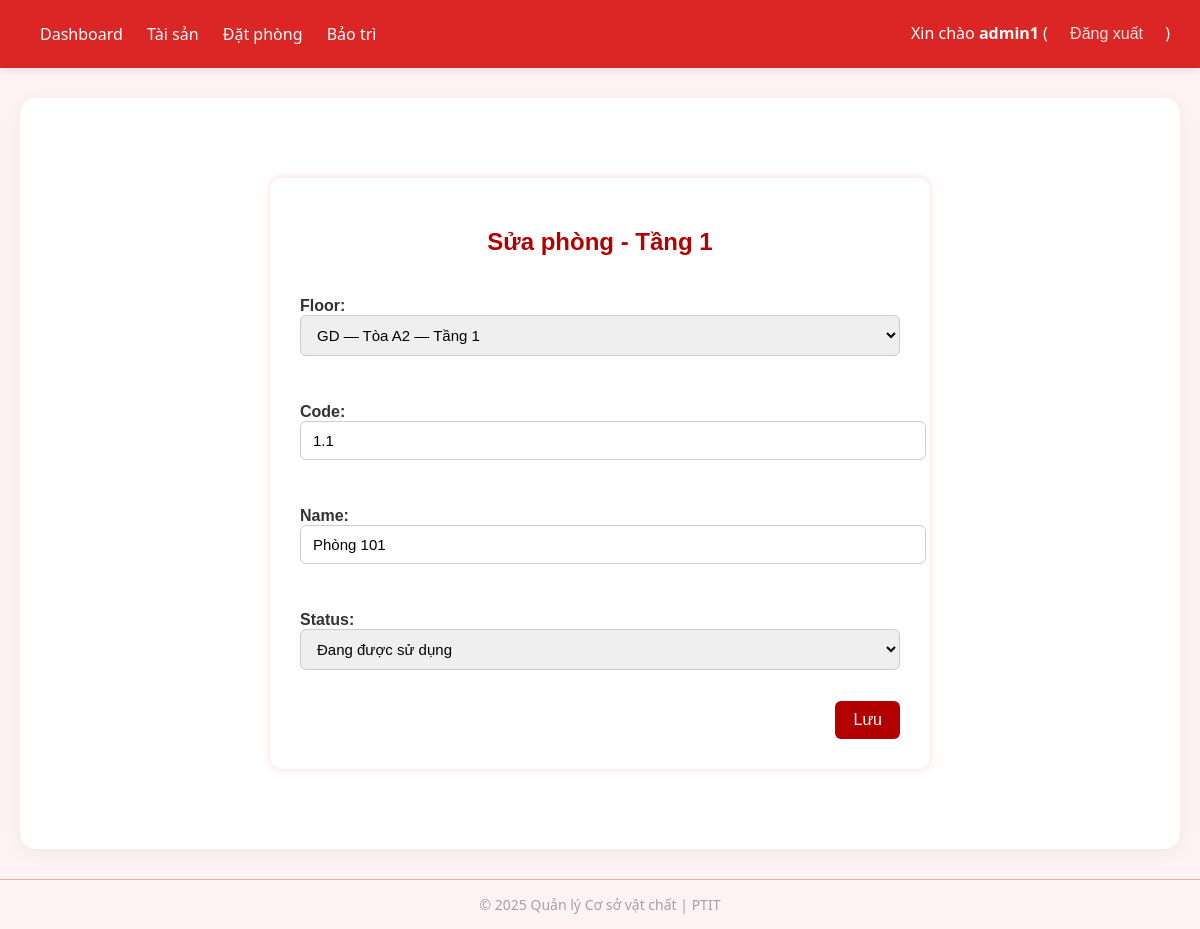
/rooms/9/edit/ (signed in), run on an earlier commit of the app's database.
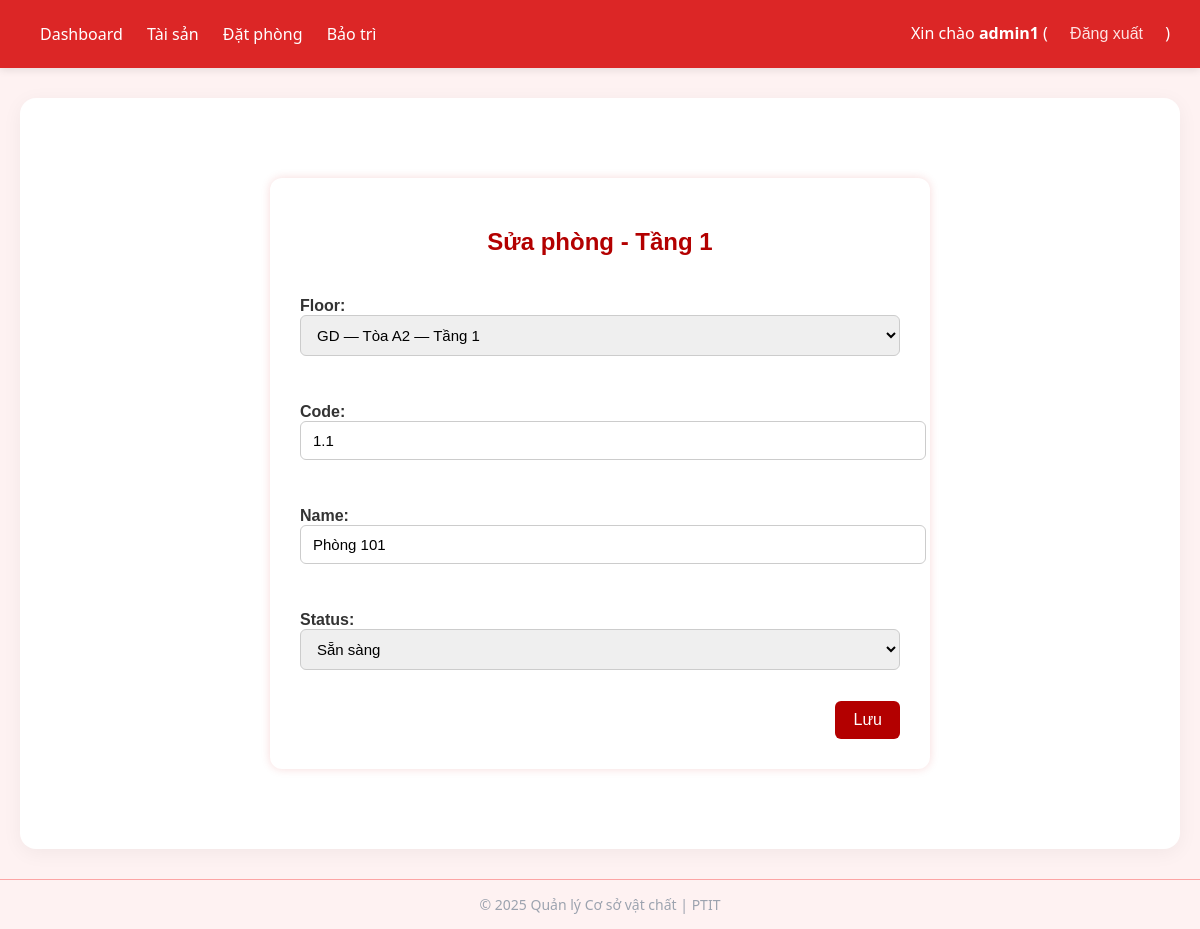
And on a later commit of the database.
### core/models.py (models this page shows, shortened)
class Room(models.Model):
    ROOM_READY = 'ready'
    ROOM_OCCUPIED = 'occupied'
    ROOM_MAINTENANCE = 'maintenance'
    ROOM_STATUS_CHOICES = [
        (ROOM_READY, 'Sẵn sàng'),
        (ROOM_OCCUPIED, 'Đang được sử dụng'),
        (ROOM_MAINTENANCE, 'Đang sửa chữa'),
    ]
    floor = models.ForeignKey(Floor, on_delete=models.CASCADE, related_name='rooms')
    code = models.CharField(max_length=50)
    name = models.CharField(max_length=200, blank=True)
    status = models.CharField(
        max_length=15,
        choices=ROOM_STATUS_CHOICES,
        default=ROOM_READY
    )
    class Meta:
        unique_together = ('floor', 'code')

### core/views.py (the view)
# urls.py: path('rooms/<int:pk>/edit/', views.room_edit, name='room_edit'),
@login_required
@user_passes_test(is_admin)
def room_edit(request, pk):
    room = get_object_or_404(Room, pk=pk)
    if request.method == 'POST':
        form = RoomForm(request.POST, instance=room)
        if form.is_valid():
            form.save()
            return redirect('room_list', floor_pk=room.floor.pk)
    else:
        form = RoomForm(instance=room)
    return render(request, 'core/room_form.html', {'form': form, 'floor': room.floor, 'room': room})

### core/forms.py
class RoomForm(forms.ModelForm):
    class Meta:
        model = Room
        fields = ['floor', 'code', 'name', 'status']  # THÊM status

### core/models.py (called while the page is built)
    def __str__(self):
        building_part = f"{self.building.code} — {self.building.name}"
        floor_part = self.name if self.name else f"Tầng {self.number}"
        return f"{building_part} — {floor_part}"

### core/views.py (called while the page is built)
def is_admin(user):
    return user.is_superuser

### templates/core/room_form.html (shortened to what this page needs)
{% extends 'core/base.html' %}
{% block content %}
<div class="form-container">
  <h2>{% if room %}Sửa phòng{% else %}Thêm phòng{% endif %} - Tầng {{ floor.number }}</h2>
  <form method="post">
    {{ form.as_p }}
    <button type="submit">Lưu</button>
  </form>
</div>
{% endblock %}

What changed in the data, as far as the page shows it:
changed Room "GD — Tòa A2 — Tầng 1": status "Đang được sử dụng" → "Sẵn sàng"
